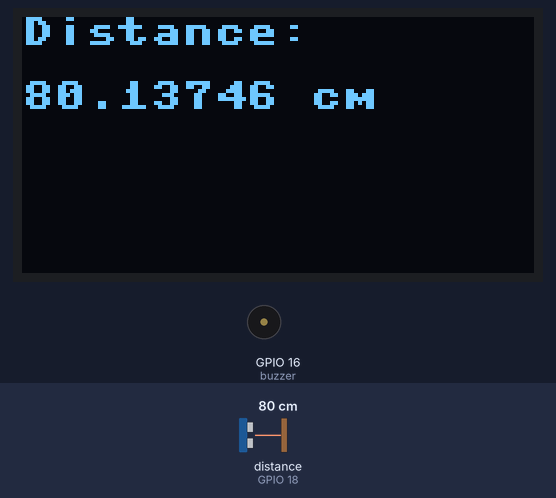
A program run on a simulated ESP32 board running MicroPython. Shown: 128×64 one-colour display, buzzer (waves = sounding). Inputs (shaded band) come from the test bench; at power-on: distance to the obstacle (sensor on GPIO 18) 80 cm. The echo pulse lasts 58.3 µs per cm; library files of the repository ran but are not shown: hcsr04.py.

Above: at 1.2 s.
1.3 s: distance to the obstacle (sensor on GPIO 18) set to 55 cm
At 2.7 s:
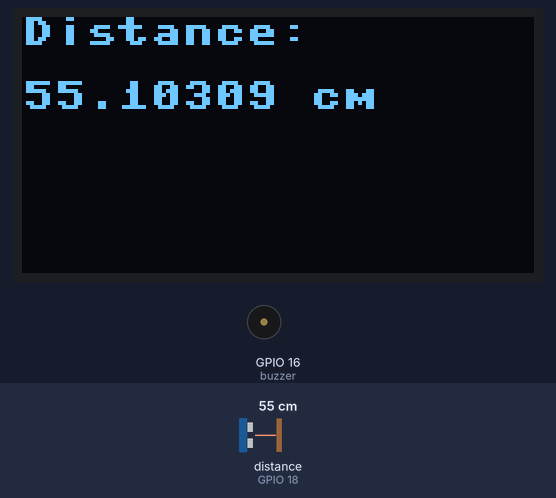
3.1 s: distance to the obstacle (sensor on GPIO 18) set to 47 cm
At 3.48 s:
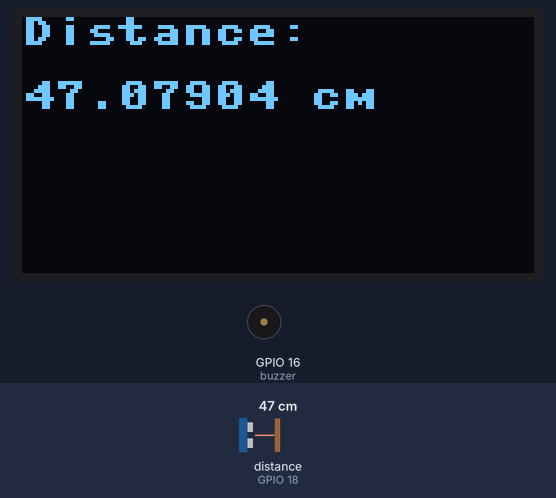
6.2 s: distance to the obstacle (sensor on GPIO 18) set to 2 cm
At 6.46 s:
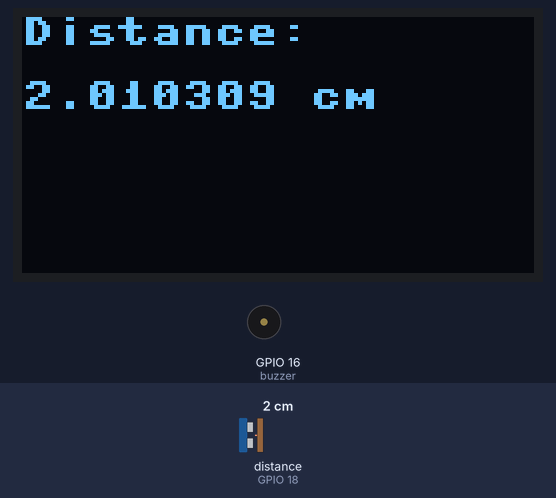
Timing chart, 0 to 13.7 s (numbered marks = the images above; inputs shaded):
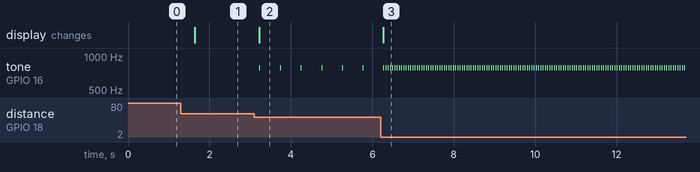

Measured:
- the behaviour switches between 50 and 49 cm on distance to the obstacle (sensor on GPIO 18) (found by bisection; images 1 and 2)
- after the input at 1.3 s, the display: changes after 0.34 s (image 1)
- after the input at 3.1 s, tone on GPIO 16 (buzzer): alternates 784 Hz for 0.01 s and silent for 0.50 s, starting after 0.13 s; the display: changes after 0.13 s (image 2)
- after the input at 6.2 s, tone on GPIO 16 (buzzer): alternates 784 Hz for 0.01 s and silent for 0.05 s, starting after 0.13 s; the display: changes after 0.07 s (image 3)

The program:

parking-sensor.py
```python
from machine import Pin, SoftI2C, PWM
from ssd1306 import SSD1306_I2C
from hcsr04 import HCSR04
import utime

# Constants
OLED_WIDTH = 128
OLED_HEIGHT = 64
ALARM_DISTANCE = 50
INITIAL_FREQ = 784
INITIAL_DELAY = 500

# Pins
SCL_PIN = 22
SDA_PIN = 21
TRIGGER_PIN = 5
ECHO_PIN = 18
BUZZER_PIN = 16

# oled
i2c = SoftI2C(scl=Pin(SCL_PIN), sda=Pin(SDA_PIN))
oled = SSD1306_I2C(OLED_WIDTH, OLED_HEIGHT, i2c)

# sonar
sonar = HCSR04(trigger_pin=TRIGGER_PIN, echo_pin=ECHO_PIN)

# buzzer
buzzer = PWM(Pin(BUZZER_PIN, Pin.OUT), freq=INITIAL_FREQ, duty=0)


def update_display(distance):
    oled.fill(0)
    oled.text("Distance: ", 0, 0)
    if 2 <= distance <= 400:
        oled.text(str(distance) + " cm", 0, 16)
    else:
        oled.text("Out of range", 0, 16)
    oled.show()


def main():
    sound_delay = INITIAL_DELAY
    while True:
        try:
            distance = sonar.distance_cm()
            update_display(distance)
            if distance <= ALARM_DISTANCE:
                buzzer.duty(512)
                utime.sleep_ms(10)
                buzzer.duty(0)
                sound_delay = int(distance) * 10
            else:
                sound_delay = INITIAL_DELAY
            utime.sleep_ms(sound_delay)
        except Exception as e:
            print("Error:", e)


if __name__ == "__main__":
    main()
```
